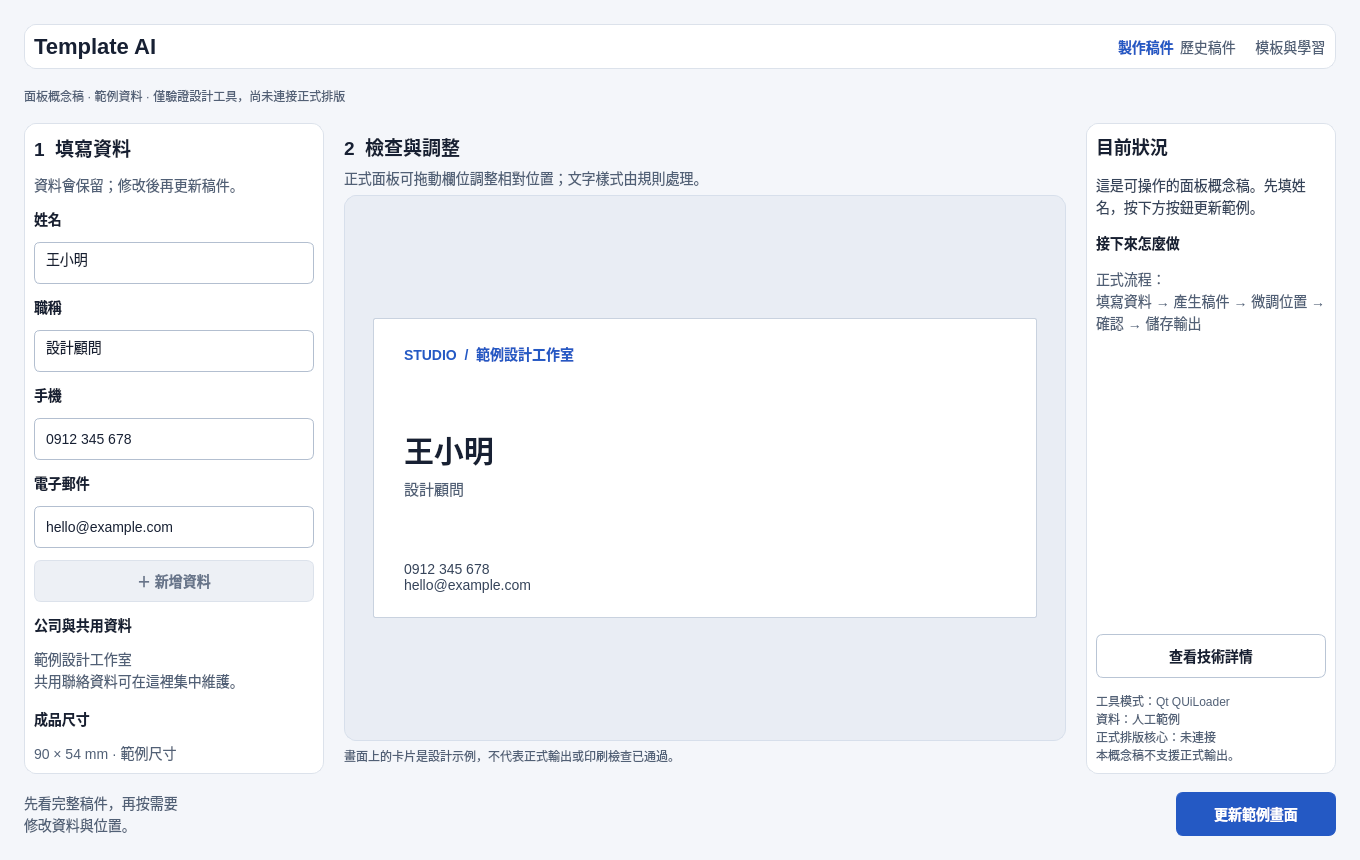
<ui version="4.0">
 <class>ProductionWorkspaceConcept</class>
 <widget class="QMainWindow" name="ProductionWorkspaceConcept">
  <property name="windowTitle">
   <string>Template AI — 面板概念稿（工具驗證用）</string>
  </property>
  <property name="geometry">
   <rect>
    <x>0</x>
    <y>0</y>
    <width>1360</width>
    <height>860</height>
   </rect>
  </property>
  <property name="styleSheet">
   <string>QWidget {font-family: "Noto Sans CJK TC", "Noto Sans", sans-serif; font-size: 14px; color:#172033; background:#f4f6fa;}
QLabel {background:transparent;} QFrame#header, QFrame#inputPanel, QFrame#helpPanel {background:white; border:1px solid #dce2eb; border-radius:12px;}
QFrame#canvas {background:#e9edf4; border:1px solid #d7dfeb; border-radius:12px;} QFrame#exampleCard {background:white; border:1px solid #c9d2df; border-radius:2px;}
QLineEdit {background:white; border:1px solid #b3bfd0; border-radius:6px; padding:9px; min-height:22px; selection-background-color:#2459c4;}
QLineEdit:focus {border:2px solid #2459c4; padding:8px;}
QPushButton {background:white; border:1px solid #b9c5d5; border-radius:7px; padding:10px 14px; min-height:20px; font-weight:500;}
QPushButton:hover {background:#edf3ff; border-color:#2459c4;} QPushButton:focus {border:2px solid #2459c4; padding:9px 13px;}
QPushButton#primaryAction {background:#2459c4; border-color:#2459c4; color:white; font-weight:600; min-width:130px;}
QPushButton#primaryAction:hover {background:#17459f;} QPushButton:disabled {color:#68758a; background:#edf0f5; border-color:#dce2eb;}
</string>
  </property>
  <widget class="QWidget" name="centralwidget">
   <layout class="QVBoxLayout" name="rootLayout">
    <property name="spacing">
     <number>18</number>
    </property>
    <property name="leftMargin">
     <number>24</number>
    </property>
    <property name="rightMargin">
     <number>24</number>
    </property>
    <property name="topMargin">
     <number>24</number>
    </property>
    <property name="bottomMargin">
     <number>24</number>
    </property>
    <item>
     <widget class="QFrame" name="header">
      <layout class="QHBoxLayout" name="headerLayout">
       <item>
        <widget class="QLabel" name="brand">
         <property name="text">
          <string>Template AI</string>
         </property>
         <property name="wordWrap">
          <bool>true</bool>
         </property>
         <property name="styleSheet">
          <string>font-size:22px;font-weight:700;</string>
         </property>
        </widget>
       </item>
       <item>
        <spacer name="headSpace">
         <property name="orientation">
          <enum>Qt::Horizontal</enum>
         </property>
         <property name="sizeHint" stdset="0">
          <size>
           <width>1</width>
           <height>12</height>
          </size>
         </property>
        </spacer>
       </item>
       <item>
        <widget class="QLabel" name="currentNav">
         <property name="text">
          <string>製作稿件</string>
         </property>
         <property name="wordWrap">
          <bool>true</bool>
         </property>
         <property name="styleSheet">
          <string>font-weight:700;color:#2459c4;</string>
         </property>
        </widget>
       </item>
       <item>
        <widget class="QLabel" name="otherNav">
         <property name="text">
          <string>歷史稿件     模板與學習</string>
         </property>
         <property name="wordWrap">
          <bool>true</bool>
         </property>
         <property name="styleSheet">
          <string>color:#516076;</string>
         </property>
        </widget>
       </item>
      </layout>
     </widget>
    </item>
    <item>
     <widget class="QLabel" name="conceptNotice">
      <property name="text">
       <string>面板概念稿 · 範例資料 · 僅驗證設計工具，尚未連接正式排版</string>
      </property>
      <property name="wordWrap">
       <bool>true</bool>
      </property>
      <property name="styleSheet">
       <string>font-size:12px;color:#526076;</string>
      </property>
     </widget>
    </item>
    <item>
     <layout class="QHBoxLayout" name="workspace">
      <property name="spacing">
       <number>20</number>
      </property>
      <item>
       <widget class="QFrame" name="inputPanel">
        <property name="minimumSize">
         <size>
          <width>270</width>
          <height>0</height>
         </size>
        </property>
        <property name="maximumSize">
         <size>
          <width>300</width>
          <height>16777215</height>
         </size>
        </property>
        <layout class="QVBoxLayout" name="inputLayout">
         <property name="spacing">
          <number>12</number>
         </property>
         <item>
          <widget class="QLabel" name="dataTitle">
           <property name="text">
            <string>1  填寫資料</string>
           </property>
           <property name="wordWrap">
            <bool>true</bool>
           </property>
           <property name="styleSheet">
            <string>font-size:19px;font-weight:700;</string>
           </property>
          </widget>
         </item>
         <item>
          <widget class="QLabel" name="dataHint">
           <property name="text">
            <string>資料會保留；修改後再更新稿件。</string>
           </property>
           <property name="wordWrap">
            <bool>true</bool>
           </property>
           <property name="styleSheet">
            <string>color:#516076;</string>
           </property>
          </widget>
         </item>
         <item>
          <widget class="QLabel" name="personNameLabel">
           <property name="text">
            <string>姓名</string>
           </property>
           <property name="wordWrap">
            <bool>true</bool>
           </property>
           <property name="styleSheet">
            <string>font-weight:600;</string>
           </property>
           <property name="buddy">
            <cstring>personName</cstring>
           </property>
          </widget>
         </item>
         <item>
          <widget class="QLineEdit" name="personName">
           <property name="text">
            <string>王小明</string>
           </property>
           <property name="accessibleName">
            <string>姓名</string>
           </property>
          </widget>
         </item>
         <item>
          <widget class="QLabel" name="jobTitleLabel">
           <property name="text">
            <string>職稱</string>
           </property>
           <property name="wordWrap">
            <bool>true</bool>
           </property>
           <property name="styleSheet">
            <string>font-weight:600;</string>
           </property>
           <property name="buddy">
            <cstring>jobTitle</cstring>
           </property>
          </widget>
         </item>
         <item>
          <widget class="QLineEdit" name="jobTitle">
           <property name="text">
            <string>設計顧問</string>
           </property>
           <property name="accessibleName">
            <string>職稱</string>
           </property>
          </widget>
         </item>
         <item>
          <widget class="QLabel" name="phoneLabel">
           <property name="text">
            <string>手機</string>
           </property>
           <property name="wordWrap">
            <bool>true</bool>
           </property>
           <property name="styleSheet">
            <string>font-weight:600;</string>
           </property>
           <property name="buddy">
            <cstring>phone</cstring>
           </property>
          </widget>
         </item>
         <item>
          <widget class="QLineEdit" name="phone">
           <property name="text">
            <string>0912 345 678</string>
           </property>
           <property name="accessibleName">
            <string>手機</string>
           </property>
          </widget>
         </item>
         <item>
          <widget class="QLabel" name="emailLabel">
           <property name="text">
            <string>電子郵件</string>
           </property>
           <property name="wordWrap">
            <bool>true</bool>
           </property>
           <property name="styleSheet">
            <string>font-weight:600;</string>
           </property>
           <property name="buddy">
            <cstring>email</cstring>
           </property>
          </widget>
         </item>
         <item>
          <widget class="QLineEdit" name="email">
           <property name="text">
            <string>hello@example.com</string>
           </property>
           <property name="accessibleName">
            <string>電子郵件</string>
           </property>
          </widget>
         </item>
         <item>
          <widget class="QPushButton" name="addField">
           <property name="text">
            <string>＋ 新增資料</string>
           </property>
           <property name="enabled">
            <bool>false</bool>
           </property>
          </widget>
         </item>
         <item>
          <widget class="QLabel" name="companyTitle">
           <property name="text">
            <string>公司與共用資料</string>
           </property>
           <property name="wordWrap">
            <bool>true</bool>
           </property>
           <property name="styleSheet">
            <string>font-weight:700;</string>
           </property>
          </widget>
         </item>
         <item>
          <widget class="QLabel" name="companyValue">
           <property name="text">
            <string>範例設計工作室
共用聯絡資料可在這裡集中維護。</string>
           </property>
           <property name="wordWrap">
            <bool>true</bool>
           </property>
           <property name="styleSheet">
            <string>color:#516076;</string>
           </property>
          </widget>
         </item>
         <item>
          <spacer name="leftGrow">
           <property name="orientation">
            <enum>Qt::Vertical</enum>
           </property>
           <property name="sizeHint" stdset="0">
            <size>
             <width>1</width>
             <height>12</height>
            </size>
           </property>
          </spacer>
         </item>
         <item>
          <widget class="QLabel" name="sizeLabel">
           <property name="text">
            <string>成品尺寸</string>
           </property>
           <property name="wordWrap">
            <bool>true</bool>
           </property>
           <property name="styleSheet">
            <string>font-weight:600;</string>
           </property>
          </widget>
         </item>
         <item>
          <widget class="QLabel" name="sizeExample">
           <property name="text">
            <string>90 × 54 mm · 範例尺寸</string>
           </property>
           <property name="wordWrap">
            <bool>true</bool>
           </property>
           <property name="styleSheet">
            <string>color:#516076;</string>
           </property>
          </widget>
         </item>
        </layout>
       </widget>
      </item>
      <item>
       <widget class="QWidget" name="previewPanel">
        <layout class="QVBoxLayout" name="previewLayout">
         <property name="leftMargin">
          <number>0</number>
         </property>
         <property name="rightMargin">
          <number>0</number>
         </property>
         <item>
          <widget class="QLabel" name="previewTitle">
           <property name="text">
            <string>2  檢查與調整</string>
           </property>
           <property name="wordWrap">
            <bool>true</bool>
           </property>
           <property name="styleSheet">
            <string>font-size:19px;font-weight:700;</string>
           </property>
          </widget>
         </item>
         <item>
          <widget class="QLabel" name="previewHint">
           <property name="text">
            <string>正式面板可拖動欄位調整相對位置；文字樣式由規則處理。</string>
           </property>
           <property name="wordWrap">
            <bool>true</bool>
           </property>
           <property name="styleSheet">
            <string>color:#516076;</string>
           </property>
          </widget>
         </item>
         <item>
          <widget class="QFrame" name="canvas">
           <layout class="QVBoxLayout" name="canvasLayout">
            <property name="leftMargin">
             <number>28</number>
            </property>
            <property name="rightMargin">
             <number>28</number>
            </property>
            <item>
             <spacer name="canvasTop">
              <property name="orientation">
               <enum>Qt::Vertical</enum>
              </property>
              <property name="sizeHint" stdset="0">
               <size>
                <width>1</width>
                <height>12</height>
               </size>
              </property>
             </spacer>
            </item>
            <item>
             <widget class="QFrame" name="exampleCard">
              <property name="minimumSize">
               <size>
                <width>500</width>
                <height>300</height>
               </size>
              </property>
              <property name="maximumSize">
               <size>
                <width>16777215</width>
                <height>340</height>
               </size>
              </property>
              <layout class="QVBoxLayout" name="cardLayout">
               <property name="leftMargin">
                <number>30</number>
               </property>
               <property name="rightMargin">
                <number>30</number>
               </property>
               <property name="topMargin">
                <number>24</number>
               </property>
               <property name="bottomMargin">
                <number>24</number>
               </property>
               <item>
                <widget class="QLabel" name="previewCompany">
                 <property name="text">
                  <string>STUDIO  /  範例設計工作室</string>
                 </property>
                 <property name="wordWrap">
                  <bool>true</bool>
                 </property>
                 <property name="styleSheet">
                  <string>font-size:14px;color:#2459c4;font-weight:600;</string>
                 </property>
                </widget>
               </item>
               <item>
                <spacer name="cardGap">
                 <property name="orientation">
                  <enum>Qt::Vertical</enum>
                 </property>
                 <property name="sizeHint" stdset="0">
                  <size>
                   <width>1</width>
                   <height>12</height>
                  </size>
                 </property>
                </spacer>
               </item>
               <item>
                <widget class="QLabel" name="previewName">
                 <property name="text">
                  <string>王小明</string>
                 </property>
                 <property name="wordWrap">
                  <bool>true</bool>
                 </property>
                 <property name="styleSheet">
                  <string>font-size:30px;font-weight:700;</string>
                 </property>
                </widget>
               </item>
               <item>
                <widget class="QLabel" name="previewJob">
                 <property name="text">
                  <string>設計顧問</string>
                 </property>
                 <property name="wordWrap">
                  <bool>true</bool>
                 </property>
                 <property name="styleSheet">
                  <string>font-size:15px;color:#516076;</string>
                 </property>
                </widget>
               </item>
               <item>
                <spacer name="cardContactGap">
                 <property name="orientation">
                  <enum>Qt::Vertical</enum>
                 </property>
                 <property name="sizeHint" stdset="0">
                  <size>
                   <width>1</width>
                   <height>12</height>
                  </size>
                 </property>
                </spacer>
               </item>
               <item>
                <widget class="QLabel" name="previewContact">
                 <property name="text">
                  <string>0912 345 678
hello@example.com</string>
                 </property>
                 <property name="wordWrap">
                  <bool>true</bool>
                 </property>
                 <property name="styleSheet">
                  <string>font-size:14px;color:#36445a;</string>
                 </property>
                </widget>
               </item>
              </layout>
             </widget>
            </item>
            <item>
             <spacer name="canvasBottom">
              <property name="orientation">
               <enum>Qt::Vertical</enum>
              </property>
              <property name="sizeHint" stdset="0">
               <size>
                <width>1</width>
                <height>12</height>
               </size>
              </property>
             </spacer>
            </item>
           </layout>
          </widget>
         </item>
         <item>
          <widget class="QLabel" name="previewFoot">
           <property name="text">
            <string>畫面上的卡片是設計示例，不代表正式輸出或印刷檢查已通過。</string>
           </property>
           <property name="wordWrap">
            <bool>true</bool>
           </property>
           <property name="styleSheet">
            <string>font-size:12px;color:#516076;</string>
           </property>
          </widget>
         </item>
        </layout>
       </widget>
      </item>
      <item>
       <widget class="QFrame" name="helpPanel">
        <property name="minimumSize">
         <size>
          <width>220</width>
          <height>0</height>
         </size>
        </property>
        <property name="maximumSize">
         <size>
          <width>250</width>
          <height>16777215</height>
         </size>
        </property>
        <layout class="QVBoxLayout" name="helpLayout">
         <property name="spacing">
          <number>14</number>
         </property>
         <item>
          <widget class="QLabel" name="helpTitle">
           <property name="text">
            <string>目前狀況</string>
           </property>
           <property name="wordWrap">
            <bool>true</bool>
           </property>
           <property name="styleSheet">
            <string>font-size:18px;font-weight:700;</string>
           </property>
          </widget>
         </item>
         <item>
          <widget class="QLabel" name="summary">
           <property name="text">
            <string>這是可操作的面板概念稿。先填姓名，按下方按鈕更新範例。</string>
           </property>
           <property name="wordWrap">
            <bool>true</bool>
           </property>
           <property name="styleSheet">
            <string>color:#36445a;</string>
           </property>
          </widget>
         </item>
         <item>
          <widget class="QLabel" name="nextTitle">
           <property name="text">
            <string>接下來怎麼做</string>
           </property>
           <property name="wordWrap">
            <bool>true</bool>
           </property>
           <property name="styleSheet">
            <string>font-weight:700;</string>
           </property>
          </widget>
         </item>
         <item>
          <widget class="QLabel" name="nextText">
           <property name="text">
            <string>正式流程：
填寫資料 → 產生稿件 → 微調位置 → 確認 → 儲存輸出</string>
           </property>
           <property name="wordWrap">
            <bool>true</bool>
           </property>
           <property name="styleSheet">
            <string>color:#516076;</string>
           </property>
          </widget>
         </item>
         <item>
          <spacer name="rightGrow">
           <property name="orientation">
            <enum>Qt::Vertical</enum>
           </property>
           <property name="sizeHint" stdset="0">
            <size>
             <width>1</width>
             <height>12</height>
            </size>
           </property>
          </spacer>
         </item>
         <item>
          <widget class="QPushButton" name="detailsAction">
           <property name="text">
            <string>查看技術詳情</string>
           </property>
          </widget>
         </item>
         <item>
          <widget class="QLabel" name="technical">
           <property name="text">
            <string>工具模式：Qt QUiLoader
資料：人工範例
正式排版核心：未連接
本概念稿不支援正式輸出。</string>
           </property>
           <property name="wordWrap">
            <bool>true</bool>
           </property>
           <property name="styleSheet">
            <string>font-size:12px;color:#516076;</string>
           </property>
          </widget>
         </item>
        </layout>
       </widget>
      </item>
     </layout>
    </item>
    <item>
     <layout class="QHBoxLayout" name="footerLayout">
      <item>
       <widget class="QLabel" name="footerHelp">
        <property name="text">
         <string>先看完整稿件，再按需要修改資料與位置。</string>
        </property>
        <property name="wordWrap">
         <bool>true</bool>
        </property>
        <property name="styleSheet">
         <string>color:#516076;</string>
        </property>
       </widget>
      </item>
      <item>
       <spacer name="footerGrow">
        <property name="orientation">
         <enum>Qt::Horizontal</enum>
        </property>
        <property name="sizeHint" stdset="0">
         <size>
          <width>1</width>
          <height>12</height>
         </size>
        </property>
       </spacer>
      </item>
      <item>
       <widget class="QPushButton" name="primaryAction">
        <property name="text">
         <string>更新範例畫面</string>
        </property>
       </widget>
      </item>
     </layout>
    </item>
   </layout>
  </widget>
 </widget>
 <resources />
 <connections />
</ui>
